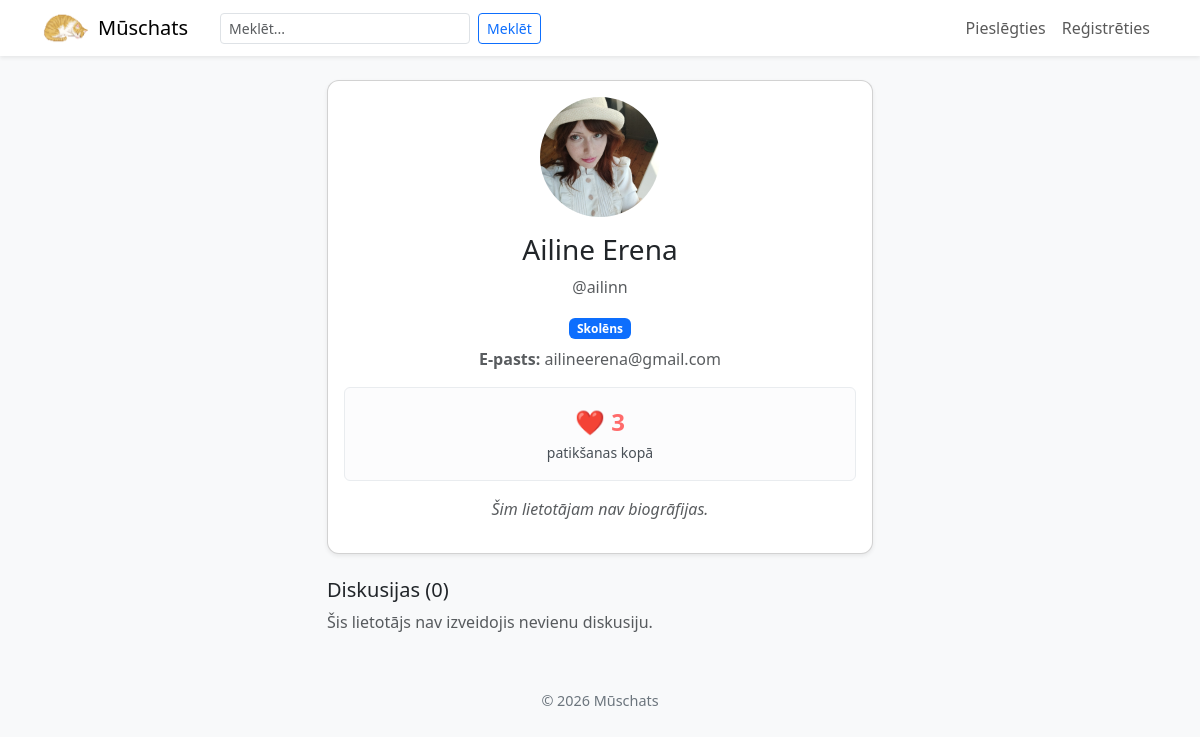
The app's page /profils/ailinn with its own data.
### app.py (models this page shows)
class Lietotaji(db.Model):
    __tablename__ = 'Lietotaji'
    id = db.Column(db.Integer, primary_key=True)
    lietotajvards = db.Column(db.String(80), unique=True, nullable=False)
    parole = db.Column(db.String(255), nullable=False)
    vards = db.Column(db.String(80), nullable=False)
    uzvards = db.Column(db.String(80), nullable=False)
    loma = db.Column(db.String(80), nullable=False)
    konta_bilde = db.Column(db.String(255), nullable=True)
    bio = db.Column(db.Text, nullable=True)
    epasts = db.Column(db.String(120), nullable=False, unique=True)
    ir_apstiprinats = db.Column(db.Boolean, default=True)
    reputacija = db.Column(db.Integer, default=0)

### app.py (the view)
@app.route('/profils/<lietotaja_vards>')
def profils(lietotaja_vards):
    lietotajs = Lietotaji.query.filter_by(lietotajvards=lietotaja_vards).first_or_404()
    lietotajs.reputacija = calculate_user_reputation(lietotajs.id)
    db.session.commit()
    return render_template('profils.html', lietotajs=lietotajs)

### app.py (called while the page is built)
def calculate_user_reputation(user_id):
    discussion_likes = db.session.query(DiskusijaPatikumi).join(
        Diskusijas, DiskusijaPatikumi.diskusijas_id == Diskusijas.id
    ).filter(Diskusijas.lietotaja_id == user_id).count()
    comment_likes = db.session.query(KomentaraPatikumi).join(
        Komentari, KomentaraPatikumi.komentara_id == Komentari.id
    ).filter(Komentari.lietotaja_id == user_id).count()
    return discussion_likes + comment_likes

@app.context_processor
def inject_common():
    return {
        'ir_piesledzis': 'lietotajvards' in session,
        'current_year': datetime.utcnow().year
    }

### templates/profils.html (shortened to what this page needs)
{% extends "layout.html" %}
{% block content %}
<div class="row justify-content-center">
    <div class="col-12 col-lg-6">
        <div class="card shadow-sm">
            <div class="card-body text-center">
                {% if lietotajs.konta_bilde %}
                    <img src="{{ url_for('static', filename='uploads/' + lietotajs.konta_bilde) }}" alt="Profile" class="rounded-circle mb-3" style="width: 120px; height: 120px; object-fit: cover;">
                {% else %}
                    <div class="rounded-circle bg-secondary mx-auto mb-3 d-flex align-items-center justify-content-center" style="width: 120px; height: 120px; color: white; font-weight: bold; font-size: 48px;">{{ lietotajs.vards[0] }}</div>
                {% endif %}
                <h3>{{ lietotajs.vards }} {{ lietotajs.uzvards }}</h3>
                <p class="text-muted">@{{ lietotajs.lietotajvards }}</p>
                <div class="mb-2">
                    {% if lietotajs.loma == 'Administrators' %}
                        <span class="badge bg-danger">Administrators</span>
                    {% elif lietotajs.loma == 'Skolotajs' %}
                        <span class="badge bg-warning text-dark">Skolotājs</span>
                    {% elif lietotajs.loma == 'Skolens' %}
                        <span class="badge bg-primary">Skolēns</span>
                    {% elif lietotajs.loma == 'Vecaks' %}
                        <span class="badge bg-info text-dark">Vecāks</span>
                    {% endif %}
                </div>
                <p class="text-muted"><strong>E-pasts:</strong> {{ lietotajs.epasts }}</p>
                <div class="alert alert-light">
                    <strong style="font-size: 24px; color: #ff6b6b;">❤️ {{ lietotajs.reputacija }}</strong><br>
                    <small>patikšanas kopā</small>
                </div>
                {% if lietotajs.bio %}
                    <p class="mt-3">{{ lietotajs.bio }}</p>
                {% else %}
                    <p class="text-muted mt-3"><em>Šim lietotājam nav biogrāfijas.</em></p>
                {% endif %}
            </div>
        </div>
        <div class="mt-4">
            <h5>Diskusijas ({{ lietotajs.diskusijas|length }})</h5>
            {% if lietotajs.diskusijas %}
                <div class="list-group">
                    {% for d in lietotajs.diskusijas %}
                        <a href="{{ url_for('diskusija', diskusijas_id=d.id) }}" class="list-group-item list-group-item-action">
                            <h6 class="mb-1">{{ d.virsraksts }}</h6>
                            <small class="text-muted">{{ d.datums.strftime('%Y-%m-%d %H:%M') }} · ❤️ {{ d.patikumi|length }}</small>
                        </a>
                    {% endfor %}
                </div>
            {% else %}
                <p class="text-muted">Šis lietotājs nav izveidojis nevienu diskusiju.</p>
            {% endif %}
        </div>
    </div>
</div>
{% endblock %}

### templates/layout.html (style rules this page uses)
body { background: #f8f9fa; }
.card { border-radius: .75rem; }

### records on screen
Lietotaji: konta_bilde (picture), vards "Ailine", uzvards "Erena", lietotajvards "ailinn", epasts "ailineerena@gmail.com", reputacija "3"

### other values on screen
{{ lietotajs.diskusijas|length }} "0"
